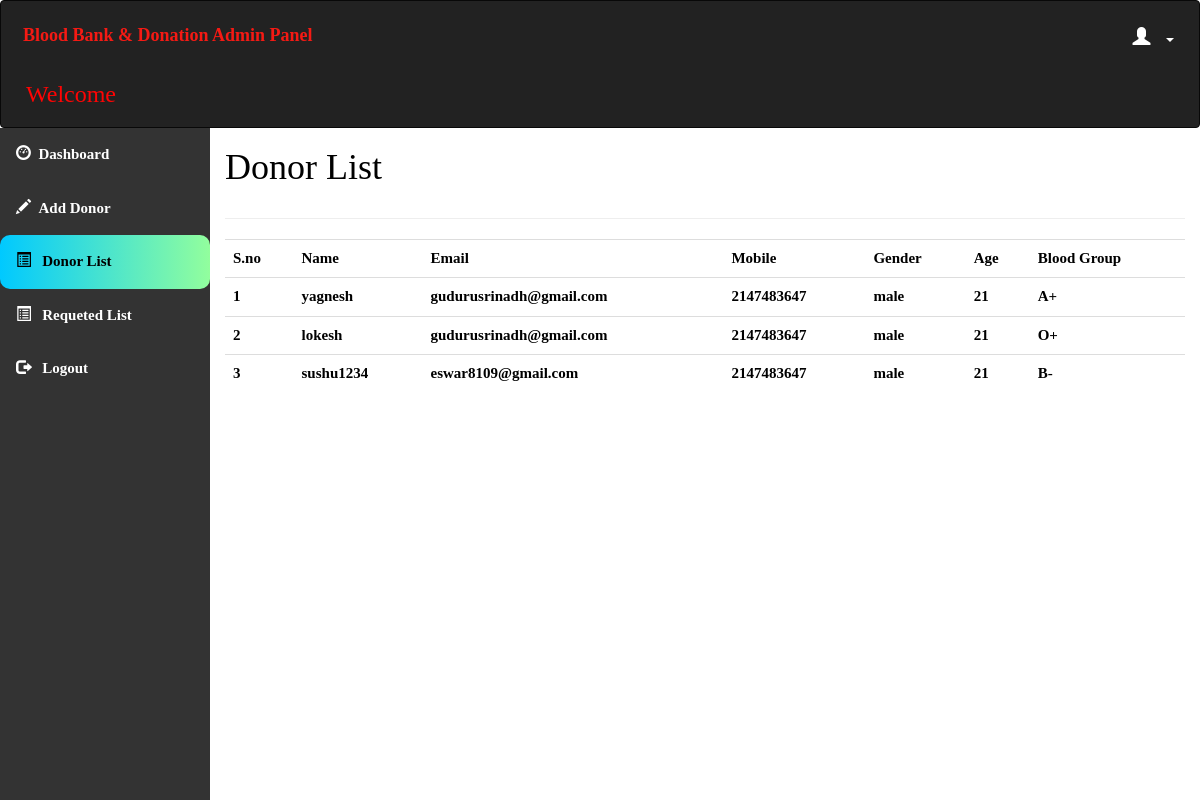
The app's page /donar_list.php with its own data.
### tables this page shows
CREATE TABLE `donars_list` (
  `name` text NOT NULL,
  `email` varchar(30) NOT NULL,
  `mobile` int(10) NOT NULL,
  `gender` text NOT NULL,
  `age` int(4) NOT NULL,
  `blood_group` varchar(10) NOT NULL
);

### donar_list.php (the view, shortened to what this page needs)
<?php
include "head.php";
?>
<html>
<head>
  <link rel="stylesheet" href="https://maxcdn.bootstrapcdn.com/bootstrap/3.4.1/css/bootstrap.min.css">
</head>
<body style="color:black">
<?php $active="list";
include "databaseconnection.php";
    $query="SELECT * FROM donars_list";
    $result=$conn->query($query);
if($result->num_rows>0){
  $options=mysqli_fetch_all($result,MYSQLI_ASSOC);
}
?>
<div id="sidebar">
<?php include 'sidebar.php'; ?>
</div>
<div id="content">
  <div class="content-wrapper">
    <div class="container-fluid">
      <div class="row">
        <div class="col-md-12 lg-12 sm-12">
          <h1 class="page-title">Donor List</h1>
        </div>
      </div>
      <hr>
      <table align="center" class="table table-hover">
            <tr>
            <th>S.no</th>
            <th>Name</th>
            <th style="text-align:left;">Email</th>
            <th>Mobile</th>
            <th>Gender</th>
            <th>Age</th>
            <th>Blood Group</th>
            </tr>
            <?php
            $sn=1;
            foreach($options as $option)
            {
            ?>
            <tr>
            <td><?PHP echo $sn; ?></td>
            <td><?php echo $option['name']; ?></td>
            <td style="text-align:left;"><?php echo $option['email']; ?></td>
            <td><?php echo $option['mobile']; ?></td>
            <td><?php echo $option['gender']; ?></td>
            <td><?php echo $option['age']; ?></td>
            <td><?php echo $option['blood_group']; ?></td>
            </tr>
            <?php $sn++;
            }
            ?>
        </table>
      </div>
      </div>
      </div>
</body>
</html>

### head.php (shortened to what this page needs)
<!DOCTYPE html>
<html>
<head>
  <link rel="stylesheet" href="https://maxcdn.bootstrapcdn.com/bootstrap/3.4.1/css/bootstrap.min.css">
</head>
<body>
    <?php
    $name=$_SESSION['name1'];
    $email=$_SESSION['email1'];
    include "databaseconnection.php";
        $sql="SELECT * FROM doctor_logins WHERE name='$name' AND email='$email'";
        $result=mysqli_query($conn,$sql) or die("query failed.");
        $row=mysqli_fetch_assoc($result);
    ?>
<nav class="navbar navbar-inverse">
  <div class="container-fluid">
    <div class="navbar-header">
      <a class="navbar-brand" id="qq" href="dashboard.php" style="color:#F51A14;">Blood Bank & Donation Admin Panel</a>
      <h3><?php echo "Welcome ".$row['name'];  ?></h3>
    </div>
    <ul class="nav navbar-nav navbar-right">
      <li class="dropdown"><a class="dropdown-toggle" id="qw" data-toggle="dropdown" href="#" style="font-weight:bold;color:white "> <span class="glyphicon glyphicon-user"></span>&nbsp&nbsp
       ?><span class="caret"></span></a>
    </li>
    </ul>
  </div>
</nav>
</body></html>

### sidebar.php (shortened to what this page needs)
<!DOCTYPE html>
<html>
<head>
    <link rel="stylesheet" href="https://maxcdn.bootstrapcdn.com/bootstrap/3.4.0/css/bootstrap.min.css">
</head>
<body>
<div class="sidebar" ><b>
  <a href="dashboard.php"   <?php if($active=='dashboard') echo "class='act'"; ?>><span class="glyphicon glyphicon-dashboard"></span>&nbsp&nbspDashboard</a>
  <a href="add_donar.php"   <?php if($active=='add') echo "class='act'"; ?>><span class="glyphicon glyphicon-pencil"></span>&nbsp&nbspAdd Donor</a>
  <a href="donar_list.php"   <?php if($active=='list') echo "class='act'"; ?>><span class="glyphicon glyphicon-list-alt"></span>&nbsp&nbsp Donor List</a>
  <a href="requested_list.php"   <?php if($active=='query') echo "class='act'"; ?>><span class="glyphicon glyphicon-list-alt"></span>&nbsp&nbsp Requeted List</a>
    <a href="admin.php"   <?php if($active=='pages') echo "class='act'"; ?>><span class="glyphicon glyphicon-log-out"></span>&nbsp&nbsp Logout</a>
</div>

### head.php (style rules this page uses)
.navbar { background-color: #333333 ; padding: 10px 10px; color:#FF0404 ; }
.navbar a { float: left; color: white; text-align: center; padding: 12px; text-decoration: none; font-size: 18px; line-height: 25px; }
.navbar-brand { font-size: 25px; font-weight: bold; }
.navbar a { float: none; display: block; text-align: left; }
.navbar-right { float: none; }

### donar_list.php (style rules this page uses)
#sidebar { position:relative;margin-top:-20px }
#content { position:relative;margin-left:210px }

### sidebar.php (style rules this page uses)
body { margin: 0; font-family: 'Averia Gruesa Libre';font-size: 15px; color:#F8F9F9; }
.sidebar { margin: 0; padding: 0; width: 210px; background-color: #333333; position: fixed; height: 100%; overflow: auto; }
.sidebar a { display: block; color: white; padding: 16px; text-decoration: none; }
a.act { background: linear-gradient(to right, #00C9FF 0%, #92FE9D 100%); color: black; border-radius:10px; }

### records on screen
donars_list: name "yagnesh", email "gudurusrinadh@gmail.com", mobile "2147483647", gender "male", age "21", blood_group "A+"
donars_list: name "lokesh", email "gudurusrinadh@gmail.com", mobile "2147483647", gender "male", age "21", blood_group "O+"
donars_list: name "sushu1234", email "eswar8109@gmail.com", mobile "2147483647", gender "male", age "21", blood_group "B-"
